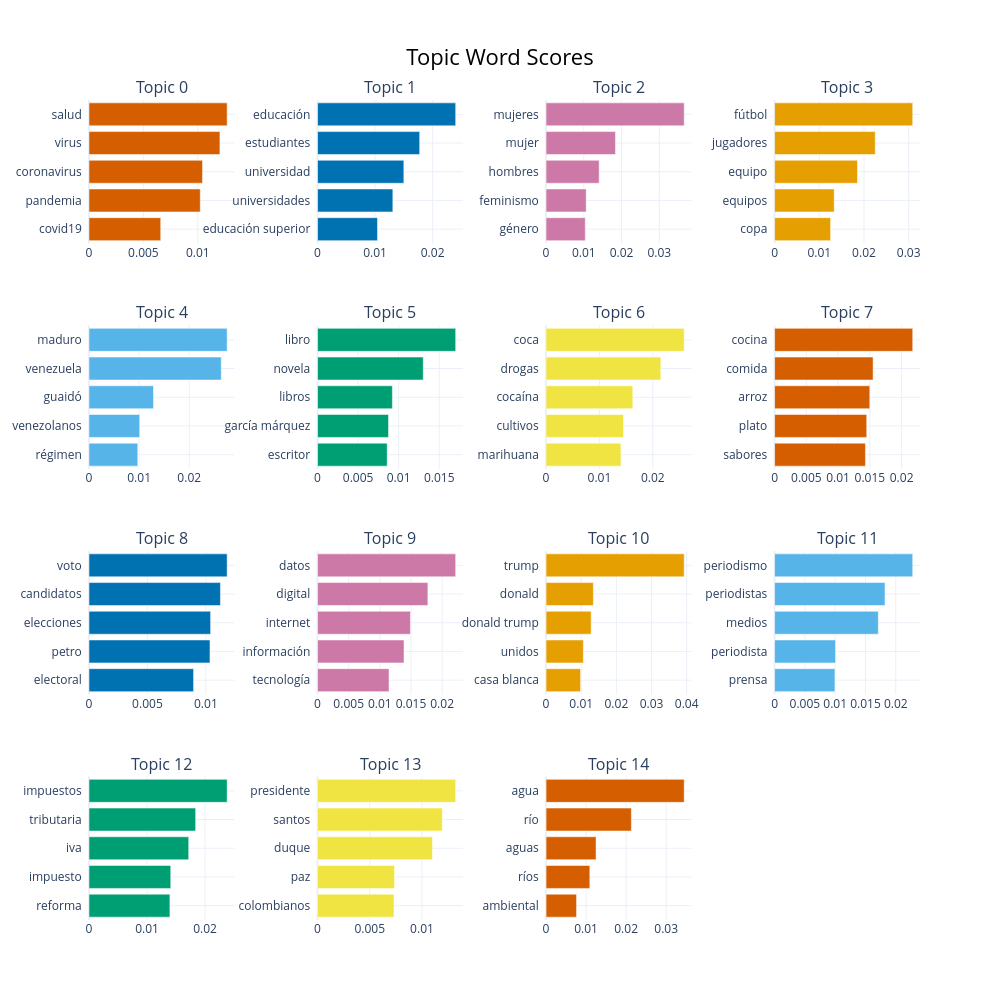

The notebook cell this image was saved under:
### Code cell
# === Visualizaciones interactivas ===
fig_bar= visualizar_topicos(model)
fig_bar.show()

### Figure 1 — Plotly figure (JSON) as saved in the notebook; plotly's stock layout.template omitted (floating-point values rounded to 4 significant figures)
{"data": [{"marker": {"color": "#D55E00"}, "orientation": "h", "type": "bar", "x": [0.006593, 0.01023, 0.01043, 0.01203, 0.0127], "xaxis": "x", "y": ["covid19  ", "pandemia  ", "coronavirus  ", "virus  ", "salud  "], "yaxis": "y"}, {"marker": {"color": "#0072B2"}, "orientation": "h", "type": "bar", "x": [0.01042, 0.01309, 0.015, 0.01775, 0.02401], "xaxis": "x2", "y": ["educación superior  ", "universidades  ", "universidad  ", "estudiantes  ", "educación  "], "yaxis": "y2"}, {"marker": {"color": "#CC79A7"}, "orientation": "h", "type": "bar", "x": [0.01039, 0.01063, 0.01407, 0.01838, 0.0366], "xaxis": "x3", "y": ["género  ", "feminismo  ", "hombres  ", "mujer  ", "mujeres  "], "yaxis": "y3"}, {"marker": {"color": "#E69F00"}, "orientation": "h", "type": "bar", "x": [0.01253, 0.01334, 0.01854, 0.02251, 0.0309], "xaxis": "x4", "y": ["copa  ", "equipos  ", "equipo  ", "jugadores  ", "fútbol  "], "yaxis": "y4"}, {"marker": {"color": "#56B4E9"}, "orientation": "h", "type": "bar", "x": [0.009733, 0.01011, 0.01286, 0.02639, 0.02756], "xaxis": "x5", "y": ["régimen  ", "venezolanos  ", "guaidó  ", "venezuela  ", "maduro  "], "yaxis": "y5"}, {"marker": {"color": "#009E73"}, "orientation": "h", "type": "bar", "x": [0.008591, 0.008753, 0.009227, 0.01303, 0.01703], "xaxis": "x6", "y": ["escritor  ", "garcía márquez  ", "libros  ", "novela  ", "libro  "], "yaxis": "y6"}, {"marker": {"color": "#F0E442"}, "orientation": "h", "type": "bar", "x": [0.01403, 0.01451, 0.01626, 0.0215, 0.02589], "xaxis": "x7", "y": ["marihuana  ", "cultivos  ", "cocaína  ", "drogas  ", "coca  "], "yaxis": "y7"}, {"marker": {"color": "#D55E00"}, "orientation": "h", "type": "bar", "x": [0.0143, 0.01451, 0.01499, 0.01551, 0.02175], "xaxis": "x8", "y": ["sabores  ", "plato  ", "arroz  ", "comida  ", "cocina  "], "yaxis": "y8"}, {"marker": {"color": "#0072B2"}, "orientation": "h", "type": "bar", "x": [0.008947, 0.01035, 0.01041, 0.01125, 0.01182], "xaxis": "x9", "y": ["electoral  ", "petro  ", "elecciones  ", "candidatos  ", "voto  "], "yaxis": "y9"}, {"marker": {"color": "#CC79A7"}, "orientation": "h", "type": "bar", "x": [0.01147, 0.01388, 0.01491, 0.01771, 0.02217], "xaxis": "x10", "y": ["tecnología  ", "información  ", "internet  ", "digital  ", "datos  "], "yaxis": "y10"}, {"marker": {"color": "#E69F00"}, "orientation": "h", "type": "bar", "x": [0.009813, 0.01061, 0.01283, 0.01345, 0.03929], "xaxis": "x11", "y": ["casa blanca  ", "unidos  ", "donald trump  ", "donald  ", "trump  "], "yaxis": "y11"}, {"marker": {"color": "#56B4E9"}, "orientation": "h", "type": "bar", "x": [0.009961, 0.01006, 0.01712, 0.01822, 0.0228], "xaxis": "x12", "y": ["prensa  ", "periodista  ", "medios  ", "periodistas  ", "periodismo  "], "yaxis": "y12"}, {"marker": {"color": "#009E73"}, "orientation": "h", "type": "bar", "x": [0.01394, 0.01408, 0.01718, 0.01838, 0.0238], "xaxis": "x13", "y": ["reforma  ", "impuesto  ", "iva  ", "tributaria  ", "impuestos  "], "yaxis": "y13"}, {"marker": {"color": "#F0E442"}, "orientation": "h", "type": "bar", "x": [0.007321, 0.007373, 0.011, 0.01195, 0.01323], "xaxis": "x14", "y": ["colombianos  ", "paz  ", "duque  ", "santos  ", "presidente  "], "yaxis": "y14"}, {"marker": {"color": "#D55E00"}, "orientation": "h", "type": "bar", "x": [0.007621, 0.01093, 0.01249, 0.02131, 0.03451], "xaxis": "x15", "y": ["ambiental  ", "ríos  ", "aguas  ", "río  ", "agua  "], "yaxis": "y15"}], "layout": {"annotations": [{"font": {"size": 16}, "showarrow": false, "text": "Topic 0", "x": 0.0875, "xanchor": "center", "xref": "paper", "y": 1, "yanchor": "bottom", "yref": "paper"}, {"font": {"size": 16}, "showarrow": false, "text": "Topic 1", "x": 0.3625, "xanchor": "center", "xref": "paper", "y": 1, "yanchor": "bottom", "yref": "paper"}, {"font": {"size": 16}, "showarrow": false, "text": "Topic 2", "x": 0.6375, "xanchor": "center", "xref": "paper", "y": 1, "yanchor": "bottom", "yref": "paper"}, {"font": {"size": 16}, "showarrow": false, "text": "Topic 3", "x": 0.9125, "xanchor": "center", "xref": "paper", "y": 1, "yanchor": "bottom", "yref": "paper"}, {"font": {"size": 16}, "showarrow": false, "text": "Topic 4", "x": 0.0875, "xanchor": "center", "xref": "paper", "y": 0.725, "yanchor": "bottom", "yref": "paper"}, {"font": {"size": 16}, "showarrow": false, "text": "Topic 5", "x": 0.3625, "xanchor": "center", "xref": "paper", "y": 0.725, "yanchor": "bottom", "yref": "paper"}, {"font": {"size": 16}, "showarrow": false, "text": "Topic 6", "x": 0.6375, "xanchor": "center", "xref": "paper", "y": 0.725, "yanchor": "bottom", "yref": "paper"}, {"font": {"size": 16}, "showarrow": false, "text": "Topic 7", "x": 0.9125, "xanchor": "center", "xref": "paper", "y": 0.725, "yanchor": "bottom", "yref": "paper"}, {"font": {"size": 16}, "showarrow": false, "text": "Topic 8", "x": 0.0875, "xanchor": "center", "xref": "paper", "y": 0.45, "yanchor": "bottom", "yref": "paper"}, {"font": {"size": 16}, "showarrow": false, "text": "Topic 9", "x": 0.3625, "xanchor": "center", "xref": "paper", "y": 0.45, "yanchor": "bottom", "yref": "paper"}, {"font": {"size": 16}, "showarrow": false, "text": "Topic 10", "x": 0.6375, "xanchor": "center", "xref": "paper", "y": 0.45, "yanchor": "bottom", "yref": "paper"}, {"font": {"size": 16}, "showarrow": false, "text": "Topic 11", "x": 0.9125, "xanchor": "center", "xref": "paper", "y": 0.45, "yanchor": "bottom", "yref": "paper"}, {"font": {"size": 16}, "showarrow": false, "text": "Topic 12", "x": 0.0875, "xanchor": "center", "xref": "paper", "y": 0.175, "yanchor": "bottom", "yref": "paper"}, {"font": {"size": 16}, "showarrow": false, "text": "Topic 13", "x": 0.3625, "xanchor": "center", "xref": "paper", "y": 0.175, "yanchor": "bottom", "yref": "paper"}, {"font": {"size": 16}, "showarrow": false, "text": "Topic 14", "x": 0.6375, "xanchor": "center", "xref": "paper", "y": 0.175, "yanchor": "bottom", "yref": "paper"}], "height": 1000, "hoverlabel": {"bgcolor": "white", "font": {"family": "Rockwell", "size": 16}}, "showlegend": false, "title": {"font": {"color": "Black", "size": 22}, "text": "Topic Word Scores", "x": 0.5, "xanchor": "center", "yanchor": "top"}, "width": 1000, "xaxis": {"anchor": "y", "domain": [0, 0.175], "showgrid": true}, "xaxis10": {"anchor": "y10", "domain": [0.275, 0.45], "showgrid": true}, "xaxis11": {"anchor": "y11", "domain": [0.55, 0.725], "showgrid": true}, "xaxis12": {"anchor": "y12", "domain": [0.825, 1], "showgrid": true}, "xaxis13": {"anchor": "y13", "domain": [0, 0.175], "showgrid": true}, "xaxis14": {"anchor": "y14", "domain": [0.275, 0.45], "showgrid": true}, "xaxis15": {"anchor": "y15", "domain": [0.55, 0.725], "showgrid": true}, "xaxis16": {"anchor": "y16", "domain": [0.825, 1], "showgrid": true}, "xaxis2": {"anchor": "y2", "domain": [0.275, 0.45], "showgrid": true}, "xaxis3": {"anchor": "y3", "domain": [0.55, 0.725], "showgrid": true}, "xaxis4": {"anchor": "y4", "domain": [0.825, 1], "showgrid": true}, "xaxis5": {"anchor": "y5", "domain": [0, 0.175], "showgrid": true}, "xaxis6": {"anchor": "y6", "domain": [0.275, 0.45], "showgrid": true}, "xaxis7": {"anchor": "y7", "domain": [0.55, 0.725], "showgrid": true}, "xaxis8": {"anchor": "y8", "domain": [0.825, 1], "showgrid": true}, "xaxis9": {"anchor": "y9", "domain": [0, 0.175], "showgrid": true}, "yaxis": {"anchor": "x", "domain": [0.825, 1], "showgrid": true}, "yaxis10": {"anchor": "x10", "domain": [0.275, 0.45], "showgrid": true}, "yaxis11": {"anchor": "x11", "domain": [0.275, 0.45], "showgrid": true}, "yaxis12": {"anchor": "x12", "domain": [0.275, 0.45], "showgrid": true}, "yaxis13": {"anchor": "x13", "domain": [0, 0.175], "showgrid": true}, "yaxis14": {"anchor": "x14", "domain": [0, 0.175], "showgrid": true}, "yaxis15": {"anchor": "x15", "domain": [0, 0.175], "showgrid": true}, "yaxis16": {"anchor": "x16", "domain": [0, 0.175], "showgrid": true}, "yaxis2": {"anchor": "x2", "domain": [0.825, 1], "showgrid": true}, "yaxis3": {"anchor": "x3", "domain": [0.825, 1], "showgrid": true}, "yaxis4": {"anchor": "x4", "domain": [0.825, 1], "showgrid": true}, "yaxis5": {"anchor": "x5", "domain": [0.55, 0.725], "showgrid": true}, "yaxis6": {"anchor": "x6", "domain": [0.55, 0.725], "showgrid": true}, "yaxis7": {"anchor": "x7", "domain": [0.55, 0.725], "showgrid": true}, "yaxis8": {"anchor": "x8", "domain": [0.55, 0.725], "showgrid": true}, "yaxis9": {"anchor": "x9", "domain": [0.275, 0.45], "showgrid": true}}}
